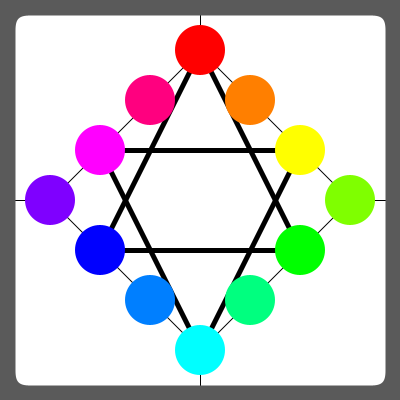
Frame 1 (no input)
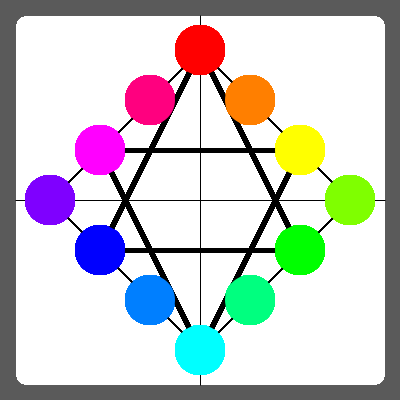
Frame 60 (the mouse pressed at the canvas centre just before this capture)
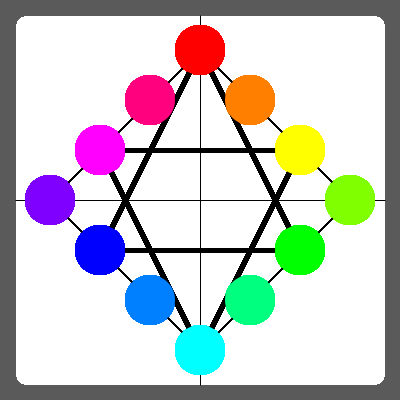
Frame 120 (the mouse held since frame 60 and released just before this capture)

The Processing sketch that drew these frames (run headless with seeded random() and noise(); from frame 60 on, the mouse is pressed at the canvas centre):

// Processing sketch: ej04a_rombo_cromatico
// ── ej04a_rombo_cromatico.pde
//esto es un comentario

void setup() {  //configurar
  //funcion( parametr1, parametro2, ... );
  size( 400, 400 );
  background( 255 );  //fondo blanco
  //cambio el modo de color
  //colorMode( RGB );  //valores maximos son 255
  //colorMode( HSB );  //valores maximos son 255
  colorMode( HSB, 360, 100, 100 );  //numeros: defino los máximos de valores
}

void draw() {  //dibujar
  //grilla
  stroke ( 0 );
  strokeWeight( 1 );
  //line( x1, y1, x2, y2 );
  //lineas verticales
  //line( 50, 0, 50, height );
  //line( 100, 0, 100, height );
  //line( 150, 0, 150, height );
  line( 200, 0, 200, height );  //linea del medio
  //line( 250, 0, 250, height );
  //line( 300, 0, 300, height );
  //line( 350, 0, 350, height );
  //lineas horizontas
  //line(0, 50, width, 50);
  //line(0, 100, width, 100);
  //line(0, 150, width, 150);
  line(0, 200, width, 200);  //linea del medio
  //line(0, 250, width, 250);
  //line(0, 300, width, 300);
  //line(0, 350, width, 350);
  
  //CUADRILATERO PARA UNIR TODOS LOS CIRCULOS
  quad( 200, 50, 350, 200, 200, 350, 50, 200 );
  
  //TRIANGULO CONEXION COLORES PRIMARIOS
  noFill();  //sin relleno
  stroke( 0 );  //color linea
  strokeWeight( 5 );  //grosor linea
  triangle( 200, 50, 300, 250, 100, 250 );  //posiciones que corresponden a los circulos  
  
  //TRIANGULO CONEXION COLORES SECUNDARIOS
  triangle( 300, 150, 200, 350, 100, 150 );  //posiciones que corresponden a los circulos
  
  //circulo 1: ROJO
  //fill( 360, 100, 100 );    //ES LO MISMO
  fill( 0, 100, 100 );
  noStroke();
  ellipse( 200, 50, 50, 50 );
  
  //circulo 2
  fill( 30, 100, 100 );
  noStroke();
  ellipse( 250, 100, 50, 50 );

  //circulo 3: AMARILLO
  fill( 60, 100, 100 );
  noStroke();
  ellipse( 300, 150, 50, 50 );

  //circulo 4: 
  fill( 90, 100, 100 );
  noStroke();
  ellipse( 350, 200, 50, 50 );

  //circulo 5: VERDE
  fill( 120, 100, 100 );
  noStroke();
  ellipse( 300, 250, 50, 50 );

  //circulo 6: 
  fill( 150, 100, 100 );
  noStroke();
  ellipse( 250, 300, 50, 50 );

  //circulo 7: CYAN
  fill( 180, 100, 100 );
  noStroke();
  ellipse( 200, 350, 50, 50 );

  //circulo 8: 
  fill( 210, 100, 100 );
  noStroke();
  ellipse( 150, 300, 50, 50 );

  //circulo 9: AZUL
  fill( 240, 100, 100 );
  noStroke();
  ellipse( 100, 250, 50, 50 );

  //circulo 10: 
  fill( 270, 100, 100 );
  noStroke();
  ellipse( 50, 200, 50, 50 );

  //circulo 11: MAGENTA
  fill( 300, 100, 100 );
  noStroke();
  ellipse( 100, 150, 50, 50 );

  //circulo 12: 
  fill( 330, 100, 100 );
  noStroke();
  ellipse( 150, 100, 50, 50 );

  //borde de la pantalla
  noFill();
  stroke ( 128 );  //gris medio
  strokeWeight( 30 );  //20 pixeles
  //rect( 0, 0, width, height, 30 );  //rectMode( CORNER );  //POR DEFECTO
  //rectMode( CENTER );
  //rect( 200, 200, 400, 400, 30 );  //CENTER: las coordenadas corresponden al centro (como en ellipse())
  rectMode( CORNERS );
  rect( 0, 0, 400, 400, 30 );  //CORNERS: sus parámetros son dos coordenadas, correspondientes a las esquinas superior izquierda e inferior derecha  
  
 }
